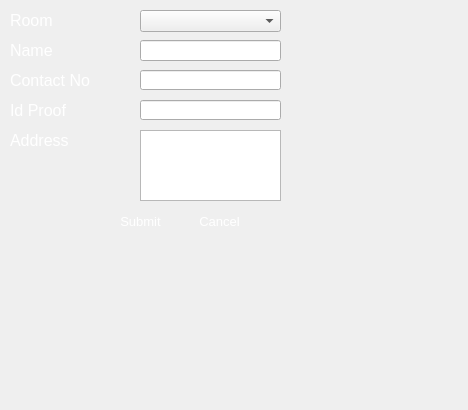
<?xml version="1.0" encoding="UTF-8"?>
<ui version="4.0">
 <class>BookRoomDialog</class>
 <widget class="QDialog" name="BookRoomDialog">
  <property name="windowModality">
   <enum>Qt::WindowModal</enum>
  </property>
  <property name="geometry">
   <rect>
    <x>0</x>
    <y>0</y>
    <width>468</width>
    <height>410</height>
   </rect>
  </property>
  <property name="windowTitle">
   <string>Booka a Room</string>
  </property>
  <property name="windowOpacity">
   <double>44.000000000000000</double>
  </property>
  <widget class="QLabel" name="label">
   <property name="geometry">
    <rect>
     <x>10</x>
     <y>10</y>
     <width>131</width>
     <height>21</height>
    </rect>
   </property>
   <property name="font">
    <font>
     <pointsize>12</pointsize>
    </font>
   </property>
   <property name="text">
    <string>&lt;html&gt;&lt;head/&gt;&lt;body&gt;&lt;p&gt;&lt;span style=&quot; color:#ffffff;&quot;&gt;Room&lt;/span&gt;&lt;/p&gt;&lt;/body&gt;&lt;/html&gt;</string>
   </property>
  </widget>
  <widget class="QComboBox" name="cmbRoomList">
   <property name="geometry">
    <rect>
     <x>140</x>
     <y>10</y>
     <width>141</width>
     <height>22</height>
    </rect>
   </property>
   <property name="font">
    <font>
     <pointsize>12</pointsize>
    </font>
   </property>
  </widget>
  <widget class="QLineEdit" name="txtName">
   <property name="geometry">
    <rect>
     <x>140</x>
     <y>40</y>
     <width>141</width>
     <height>21</height>
    </rect>
   </property>
  </widget>
  <widget class="QLineEdit" name="txtContactNumber">
   <property name="geometry">
    <rect>
     <x>140</x>
     <y>70</y>
     <width>141</width>
     <height>20</height>
    </rect>
   </property>
  </widget>
  <widget class="QTextEdit" name="txtAddress">
   <property name="geometry">
    <rect>
     <x>140</x>
     <y>130</y>
     <width>141</width>
     <height>71</height>
    </rect>
   </property>
  </widget>
  <widget class="QLabel" name="label_2">
   <property name="geometry">
    <rect>
     <x>10</x>
     <y>40</y>
     <width>91</width>
     <height>21</height>
    </rect>
   </property>
   <property name="font">
    <font>
     <pointsize>12</pointsize>
    </font>
   </property>
   <property name="text">
    <string>&lt;html&gt;&lt;head/&gt;&lt;body&gt;&lt;p&gt;&lt;span style=&quot; color:#ffffff;&quot;&gt;Name&lt;/span&gt;&lt;/p&gt;&lt;/body&gt;&lt;/html&gt;</string>
   </property>
  </widget>
  <widget class="QLabel" name="label_3">
   <property name="geometry">
    <rect>
     <x>10</x>
     <y>70</y>
     <width>121</width>
     <height>21</height>
    </rect>
   </property>
   <property name="font">
    <font>
     <pointsize>12</pointsize>
    </font>
   </property>
   <property name="text">
    <string>&lt;html&gt;&lt;head/&gt;&lt;body&gt;&lt;p&gt;&lt;span style=&quot; color:#ffffff;&quot;&gt;Contact No&lt;/span&gt;&lt;/p&gt;&lt;/body&gt;&lt;/html&gt;</string>
   </property>
  </widget>
  <widget class="QLabel" name="label_4">
   <property name="geometry">
    <rect>
     <x>10</x>
     <y>130</y>
     <width>91</width>
     <height>21</height>
    </rect>
   </property>
   <property name="font">
    <font>
     <pointsize>12</pointsize>
    </font>
   </property>
   <property name="text">
    <string>&lt;html&gt;&lt;head/&gt;&lt;body&gt;&lt;p&gt;&lt;span style=&quot; color:#ffffff;&quot;&gt;Address&lt;/span&gt;&lt;/p&gt;&lt;/body&gt;&lt;/html&gt;</string>
   </property>
  </widget>
  <widget class="QLabel" name="label_5">
   <property name="geometry">
    <rect>
     <x>10</x>
     <y>100</y>
     <width>91</width>
     <height>21</height>
    </rect>
   </property>
   <property name="font">
    <font>
     <pointsize>12</pointsize>
    </font>
   </property>
   <property name="text">
    <string>&lt;html&gt;&lt;head/&gt;&lt;body&gt;&lt;p&gt;&lt;span style=&quot; color:#ffffff;&quot;&gt;Id Proof&lt;/span&gt;&lt;/p&gt;&lt;/body&gt;&lt;/html&gt;</string>
   </property>
  </widget>
  <widget class="QLineEdit" name="txtIdProof">
   <property name="geometry">
    <rect>
     <x>140</x>
     <y>100</y>
     <width>141</width>
     <height>20</height>
    </rect>
   </property>
  </widget>
  <widget class="QPushButton" name="btnSubmit">
   <property name="geometry">
    <rect>
     <x>110</x>
     <y>210</y>
     <width>61</width>
     <height>23</height>
    </rect>
   </property>
   <property name="palette">
    <palette>
     <active>
      <colorrole role="ButtonText">
       <brush brushstyle="SolidPattern">
        <color alpha="255">
         <red>255</red>
         <green>255</green>
         <blue>255</blue>
        </color>
       </brush>
      </colorrole>
     </active>
     <inactive>
      <colorrole role="ButtonText">
       <brush brushstyle="SolidPattern">
        <color alpha="255">
         <red>255</red>
         <green>255</green>
         <blue>255</blue>
        </color>
       </brush>
      </colorrole>
     </inactive>
     <disabled>
      <colorrole role="ButtonText">
       <brush brushstyle="SolidPattern">
        <color alpha="255">
         <red>120</red>
         <green>120</green>
         <blue>120</blue>
        </color>
       </brush>
      </colorrole>
     </disabled>
    </palette>
   </property>
   <property name="font">
    <font>
     <pointsize>10</pointsize>
    </font>
   </property>
   <property name="text">
    <string>Submit</string>
   </property>
   <property name="flat">
    <bool>true</bool>
   </property>
  </widget>
  <widget class="QPushButton" name="btnCancel">
   <property name="geometry">
    <rect>
     <x>189</x>
     <y>210</y>
     <width>61</width>
     <height>23</height>
    </rect>
   </property>
   <property name="palette">
    <palette>
     <active>
      <colorrole role="ButtonText">
       <brush brushstyle="SolidPattern">
        <color alpha="255">
         <red>255</red>
         <green>255</green>
         <blue>255</blue>
        </color>
       </brush>
      </colorrole>
     </active>
     <inactive>
      <colorrole role="ButtonText">
       <brush brushstyle="SolidPattern">
        <color alpha="255">
         <red>255</red>
         <green>255</green>
         <blue>255</blue>
        </color>
       </brush>
      </colorrole>
     </inactive>
     <disabled>
      <colorrole role="ButtonText">
       <brush brushstyle="SolidPattern">
        <color alpha="255">
         <red>120</red>
         <green>120</green>
         <blue>120</blue>
        </color>
       </brush>
      </colorrole>
     </disabled>
    </palette>
   </property>
   <property name="font">
    <font>
     <pointsize>10</pointsize>
    </font>
   </property>
   <property name="text">
    <string>Cancel</string>
   </property>
   <property name="flat">
    <bool>true</bool>
   </property>
  </widget>
  <widget class="QLabel" name="label_6">
   <property name="geometry">
    <rect>
     <x>0</x>
     <y>0</y>
     <width>471</width>
     <height>411</height>
    </rect>
   </property>
   <property name="text">
    <string/>
   </property>
   <property name="pixmap">
    <pixmap resource="assest.qrc">:/assest/1407953244000-177513283.jpg</pixmap>
   </property>
   <property name="scaledContents">
    <bool>true</bool>
   </property>
  </widget>
  <zorder>label_6</zorder>
  <zorder>label</zorder>
  <zorder>cmbRoomList</zorder>
  <zorder>txtName</zorder>
  <zorder>txtContactNumber</zorder>
  <zorder>txtAddress</zorder>
  <zorder>label_2</zorder>
  <zorder>label_3</zorder>
  <zorder>label_4</zorder>
  <zorder>label_5</zorder>
  <zorder>txtIdProof</zorder>
  <zorder>btnSubmit</zorder>
  <zorder>btnCancel</zorder>
 </widget>
 <resources>
  <include location="assest.qrc"/>
 </resources>
 <connections/>
</ui>
